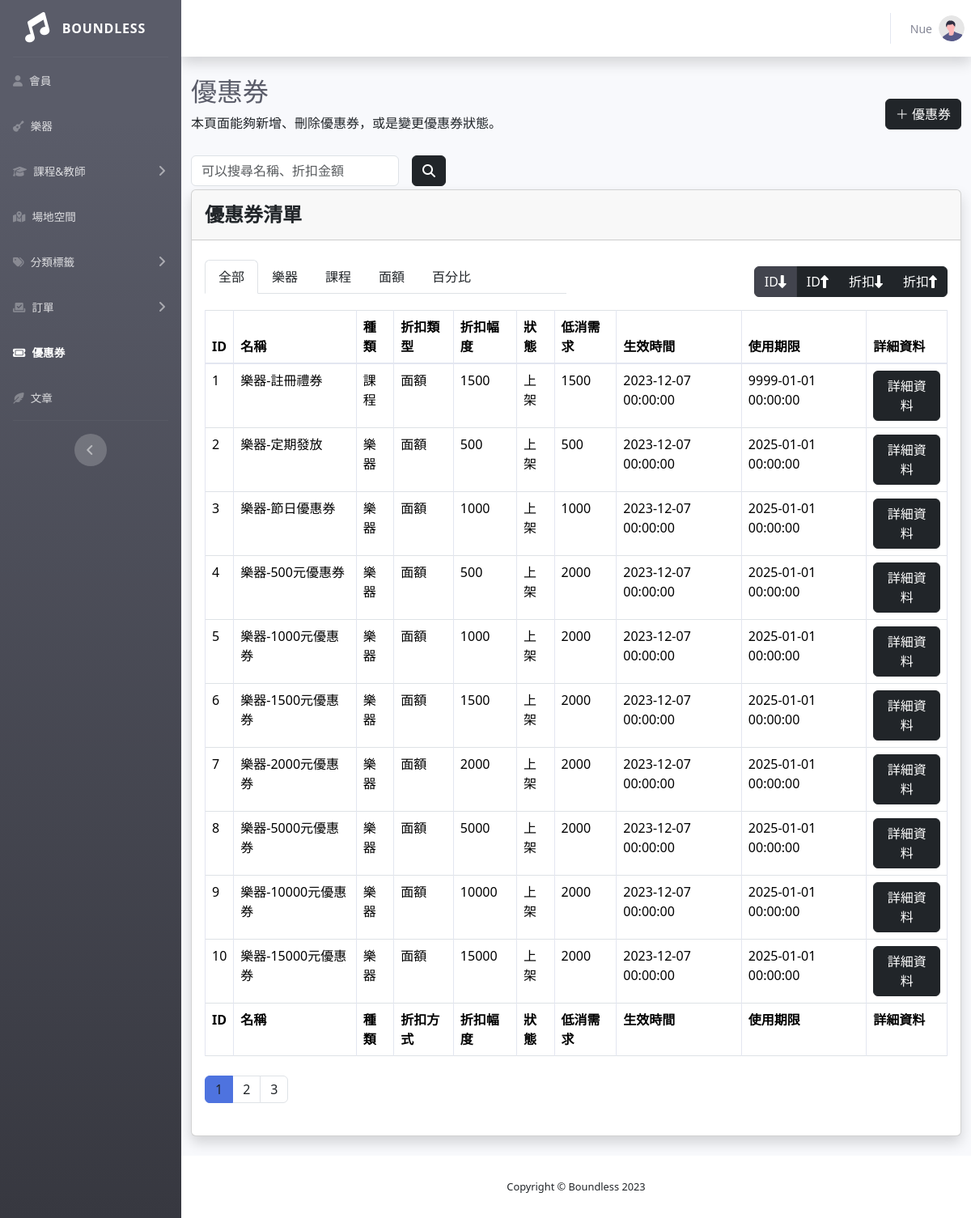
/htdocs/boundless/coupons-list.php, run on the app's committed database.
### tables this page shows
CREATE TABLE `coupon_kind` (
  `id` int(3) NOT NULL,
  `name` varchar(50) NOT NULL
);

CREATE TABLE `coupon_type` (
  `id` int(3) NOT NULL,
  `name` varchar(50) NOT NULL
);

CREATE TABLE `coupon` (
  `id` int(6) NOT NULL,
  `name` varchar(50) NOT NULL,
  `discount` double DEFAULT NULL,
  `kind` tinyint(1) DEFAULT NULL,
  `type` tinyint(1) DEFAULT NULL,
  `coupon_code` varchar(10) DEFAULT NULL,
  `status` tinyint(1) DEFAULT NULL,
  `requirement` varchar(30) DEFAULT NULL,
  `usage_counter` varchar(15) DEFAULT NULL,
  `created_time` datetime DEFAULT NULL,
  `onshelf_time` datetime DEFAULT NULL,
  `limit_time` datetime DEFAULT NULL,
  `valid` tinyint(1) NOT NULL
);

### htdocs/boundless/coupons-list.php (the view, shortened to what this page needs)
<?php
require_once("boundless_connect.php");
$sqlKind = "SELECT * FROM coupon_kind";
$resultKind = $conn->query($sqlKind);
$rowsKind = $resultKind->fetch_all(MYSQLI_ASSOC);
$kinds = [];
foreach ($rowsKind as $kind) {
    $kinds[$kind["id"]] = $kind["name"];
}
$sqlType = "SELECT * FROM coupon_type";
$resultType = $conn->query($sqlType);
$rowsType = $resultType->fetch_all(MYSQLI_ASSOC);
$types = [];
foreach ($rowsType as $type) {
    $types[$type["id"]] = $type["name"];
}
$sqlStatus = "SELECT * FROM coupon_status";
$resultStatus = $conn->query($sqlStatus);
$rowsStatus = $resultStatus->fetch_all(MYSQLI_ASSOC);
$statuses = [];
foreach ($rowsStatus as $status) {
    $statuses[$status["id"]] = $status["name"];
}
$sqlTotal = "SELECT * FROM coupon WHERE valid=1";
$resultTotal=$conn->query($sqlTotal);
$totalCoupon=$resultTotal->num_rows;
$perPage=10;
$pageCount=ceil($totalCoupon/$perPage);
if (isset($_GET["search-coupon"])) {
    $search = $_GET["search-coupon"];
    $sql = "SELECT * FROM coupon
    WHERE name LIKE '%$search%' OR discount LIKE '%$search%' OR requirement LIKE '%$search%' AND valid=1  ORDER BY id ASC";
} else {
    $page=1;
    $order=1;
    $sql = "SELECT * FROM coupon WHERE valid=1 ORDER BY id ASC LIMIT 0,$perPage";
}
$result = $conn->query($sql);
$rows = $result->fetch_all(MYSQLI_ASSOC);
?>
<!DOCTYPE html>
<html lang="en">
<head>
    <link href="vendor/fontawesome-free/css/all.min.css" rel="stylesheet" type="text/css">
    <link href="css/sb-admin-2.min.css" rel="stylesheet">
    <link href="https://cdn.jsdelivr.net/npm/bootstrap@5.3.2/dist/css/bootstrap.min.css" rel="stylesheet">
    <link rel="stylesheet" href="https://cdn.jsdelivr.net/npm/bootstrap-icons@1.11.2/font/bootstrap-icons.min.css">
    <link rel="stylesheet" href="https://cdnjs.cloudflare.com/ajax/libs/font-awesome/6.5.1/css/all.min.css" />
</head>
<body id="page-top">
<?PHP var_dump($types); ?>
    <?PHP print_r($types); ?>
    <div id="wrapper">
        <ul class="navbar-nav bg-gradient-dark sidebar sidebar-dark accordion" id="accordionSidebar">
            <a class="sidebar-brand d-flex align-items-center justify-content-center" href="index.php">
                <div class="sidebar-brand-icon rotate-n-15">
                    <i class="fa-solid fa-music"></i>
                </div>
                <div class="sidebar-brand-text mx-3">Boundless</div>
            </a>
            <hr class="sidebar-divider my-0">
            <li class="nav-item">
                <a class="nav-link" href="user-list.php">
                    <i class="fa-solid fa-user"></i>
                    <span>會員</span></a>
            </li>
            <li class="nav-item">
                <a class="nav-link" href="instrument-list.php">
                    <i class="fa-solid fa-guitar"></i>
                    <span>樂器</span>
                </a>
            </li>
            <li class="nav-item">
                <a class="nav-link collapsed" href="#" data-toggle="collapse" data-target="#collapseTwo" aria-expanded="true" aria-controls="collapseTwo">
                    <i class="fa-solid fa-graduation-cap"></i>
                    <span>課程&教師</span>
                </a>
            </li>
            <li class="nav-item">
                <a class="nav-link" href="classroom-list.php">
                    <i class="fa-solid fa-map-location-dot"></i>
                    <span>場地空間</span></a>
            </li>
            <li class="nav-item">
                <a class="nav-link collapsed" href="#" data-toggle="collapse" data-target="#collapsePages" aria-expanded="true" aria-controls="collapsePages">
                    <i class="fa-solid fa-tags"></i>
                    <span>分類標籤</span>
                </a>
            </li>
            <li class="nav-item">
                <a class="nav-link collapsed" href="#" data-toggle="collapse" data-target="#orderCollapsePages" aria-expanded="true" aria-controls="collapsePages">
                    <i class="fa-solid fa-check-to-slot"></i>
                    <span>訂單</span>
                </a>
            </li>
            <li class="nav-item active">
                <a class="nav-link" href="coupons-list.php">
                    <i class="fa-solid fa-ticket"></i>
                    <span>優惠券</span></a>
            </li>
            <li class="nav-item">
                <a class="nav-link" href="article-list.php">
                    <i class="fa-solid fa-feather-pointed"></i>
                    <span>文章</span></a>
            </li>
            <hr class="sidebar-divider d-none d-md-block">
            <div class="text-center d-none d-md-inline">
                <button class="rounded-circle border-0" id="sidebarToggle"></button>
            </div>
        </ul>
        <div id="content-wrapper" class="d-flex flex-column">
            <div id="content">
                <nav class="navbar navbar-expand navbar-light bg-white topbar mb-4 static-top shadow">
                    <ul class="navbar-nav ml-auto">
                        <li class="nav-item dropdown no-arrow">
                            <a class="nav-link dropdown-toggle" href="#" id="userDropdown" role="button" data-toggle="dropdown" aria-haspopup="true" aria-expanded="false">
                                <span class="mr-2 d-none d-lg-inline text-gray-600 small">Nue</span>
                                <img class="img-profile rounded-circle" src="img/undraw_profile.svg">
                            </a>
                        </li>
                    </ul>
                </nav>
                <div class="container-fluid">
                    <div class="container-top_Nue  d-flex justify-content-between align-items-center">
                        <div>
                            <h1 class="h2 mb-2 text-gray-800">優惠券</h1>
                            <p class="mb-4">本頁面能夠新增、刪除優惠券，或是變更優惠券狀態。</p>
                        </div>
                        <div class="justify-content-end">
                            <a class="btn btn-dark " title="新增優惠券" href="coupon-addCP.php">
                                <i class="bi bi-plus-lg"></i>
                                優惠券
                            </a>
                        </div>
                    </div>
                    <div class="py-1">
                        <form action="">
                            <div class="row g-3 align-items-center">
                                <div class="col-auto">
                                    <input type="text" class="form-control text-start " name="search-coupon" value="<?PHP $searchCoupon = isset($_GET["search-coupon"]) ? $search : "";
                                                                                                                    echo $searchCoupon; ?>" placeholder="可以搜尋名稱、折扣金額" required>
                                </div>
                                <div class="col-auto">
                                    <button class="btn btn-dark text-white" type="submit">
                                        <i class="fa-solid fa-magnifying-glass"></i>
                                    </button>
                                </div>
                            </div>
                        </form>
                    </div>
                    <div class="card shadow mb-4">
                        <div class="card-header py-3">
                            <h4 class="m-0 font-weight-bold text-dark">優惠券清單</h4>
                        </div>
                        <div class="card-body">
                            <div class="">
                                <table class="table table-bordered" id="dataTable" width="100%" cellspacing="0">
                                <div class="row">
                                        <div class="py-2 col-6">
                                            <ul class="nav nav-tabs" >
                                                <li class="nav-item">
                                                    <a class="text-dark nav-link <?PHP if (!isset($_GET["kind"]) && !isset($_GET["type"])) echo "active"; ?>" aria-current="page" href="coupons-list.php">
                                                        全部
                                                    </a>
                                                </li>
                                                <?PHP foreach ($rowsKind as $kind) : ?>
                                                    <li class="nav-item">
                                                        <a class="text-dark nav-link <?PHP if (isset($_GET["kind"]) && $_GET["kind"] == $kind["id"]) echo "active"; ?>" href="coupons-list.php?kind=<?= $kind["id"] ?>">
                                                            <?= $kind["name"] ?>
                                                        </a>
                                                    </li>
                                                <?PHP endforeach; ?>
                                                <?PHP foreach ($rowsType as $type) : ?>
                                                    <li class="nav-item">
                                                        <a class="text-dark nav-link <?PHP if (isset($_GET["type"]) && $_GET["type"] == $type["id"]) echo "active"; ?>" href="coupons-list.php?type=<?= $type["id"] ?>">
                                                            <?= $type["name"] ?>
                                                        </a>
                                                    </li>
                                                <?PHP endforeach; ?>
                                            </ul>
                                        </div>
                                        <?PHP if (!isset($_GET["search-coupon"]) && !isset($_GET["kind"]) && !isset($_GET["type"]) ) : ?>
                                            <div class="py-3 col-6 d-flex justify-content-end">
                                                <div class="btn-group ">
                                                    <a href="coupons-list.php?page=<?= $page ?>&order=1" class="btn btn-dark <?PHP if ($order == 1) echo "active" ?>">
                                                        ID<i class="fa-solid fa-down-long"></i>
                                                    </a>
                                                    <a href="coupons-list.php?page=<?= $page ?>&order=2" class="btn btn-dark <?PHP if ($order == 2) echo "active" ?>">
                                                        ID<i class="fa-solid fa-up-long"></i>
                                                    </a>
                                                    <a href="coupons-list.php?page=<?= $page ?>&order=3" class="btn btn-dark <?PHP if ($order == 3) echo "active" ?>">
                                                    折扣<i class="fa-solid fa-down-long"></i>
                                                    </a>
                                                    <a href="coupons-list.php?page=<?= $page ?>&order=4" class="btn btn-dark <?PHP if ($order == 4) echo "active" ?>">
                                                        折扣<i class="fa-solid fa-up-long"></i>
                                                    </a>
                                                </div>
                                            </div>
                                        <?PHP endif; ?>
                                    </div>
                                    <thead>
                                        <tr>
                                            <th>ID</th>
                                            <th>名稱</th>
                                            <th>種類</th>
                                            <th>折扣類型</th>
                                            <th>折扣幅度</th>
                                            <th>狀態</th>
                                            <th>低消需求</th>
                                            <th>生效時間</th>
                                            <th>使用期限</th>
                                            <th>詳細資料</th>
                                        </tr>
                                    </thead>
                                    <tfoot>
                                        <tr>
                                            <th>ID</th>
                                            <th>名稱</th>
                                            <th>種類</th>
                                            <th>折扣方式</th>
                                            <th>折扣幅度</th>
                                            <th>狀態</th>
                                            <th>低消需求</th>
                                            <th>生效時間</th>
                                            <th>使用期限</th>
                                            <th>詳細資料</th>
                                        </tr>
                                    </tfoot>
                                    <tbody>
                                        <?PHP foreach ($rows as $row) : ?>
                                            <tr>
                                                <td><?= $row["id"] ?></td>
                                                <td><?= $row["name"] ?></td>
                                                <td><?= $kinds[$row["kind"]] ?></td>
                                                <td><?= $types[$row["type"]] ?></td>
                                                <td><?= $row["discount"] ?></td>
                                                <td><?= $statuses[$row["status"]] ?></td>
                                                <td><?= $row["requirement"] ?></td>
                                                <td><?= $row["onshelf_time"] ?></td>
                                                <td><?= $row["limit_time"] ?></td>
                                                <td class="">
                                                    <a class=" btn btn-dark " title="編輯優惠券" href="coupon.php?id=<?= $row["id"] ?>">
                                                        詳細資料
                                                    </a>
                                                </td>
                                            </tr>
                                        <?PHP endforeach; ?>
                                    </tbody>
                                </table>
                                <?PHP if (!isset($_GET["search-coupon"]) && !isset($_GET["kind"]) && !isset($_GET["type"])) : ?>
                                    <div class="py-2">
                                        <nav aria-label="Page navigation example ">
                                            <ul class="pagination ">
                                                <?PHP for ($i = 1; $i <= $pageCount; $i++) : ?>
                                                    <li class="page-item <?php if ($page == $i) echo  "active"; ?>">
                                                        <a class="text-dark page-link" href="coupons-list.php?page=<?= $i ?>&order=<?= $order ?>">
                                                            <?= $i ?>
                                                        </a>
                                                    </li>
                                                <?PHP endfor; ?>
                                            </ul>
                                        </nav>
                                    </div>
                                <?PHP endif; ?>
                            </div>
                        </div>
                    </div>
                </div>
            </div>
            <footer class="sticky-footer bg-white">
                <div class="container my-auto">
                    <div class="copyright text-center my-auto">
                        <span>Copyright &copy; Boundless 2023</span>
                    </div>
                </div>
            </footer>
        </div>
    </div>
</body>
</html>

### data on the page
coupon_kind: name "樂器"
coupon_kind: name "課程"
coupon_type: name "面額"
coupon_type: name "百分比"
coupon: id "1", name "樂器-註冊禮券", kind "課程", type "面額", discount "1500", status "上架", requirement "1500", onshelf_time "2023-12-07 00:00:00", limit_time "9999-01-01 00:00:00"
coupon: id "2", name "樂器-定期發放", kind "樂器", type "面額", discount "500", status "上架", requirement "500", onshelf_time "2023-12-07 00:00:00", limit_time "2025-01-01 00:00:00"
coupon: id "3", name "樂器-節日優惠券", kind "樂器", type "面額", discount "1000", status "上架", requirement "1000", onshelf_time "2023-12-07 00:00:00", limit_time "2025-01-01 00:00:00"
coupon: id "4", name "樂器-500元優惠券", kind "樂器", type "面額", discount "500", status "上架", requirement "2000", onshelf_time "2023-12-07 00:00:00", limit_time "2025-01-01 00:00:00"
coupon: id "5", name "樂器-1000元優惠券", kind "樂器", type "面額", discount "1000", status "上架", requirement "2000", onshelf_time "2023-12-07 00:00:00", limit_time "2025-01-01 00:00:00"
coupon: id "6", name "樂器-1500元優惠券", kind "樂器", type "面額", discount "1500", status "上架", requirement "2000", onshelf_time "2023-12-07 00:00:00", limit_time "2025-01-01 00:00:00"
coupon: id "7", name "樂器-2000元優惠券", kind "樂器", type "面額", discount "2000", status "上架", requirement "2000", onshelf_time "2023-12-07 00:00:00", limit_time "2025-01-01 00:00:00"
coupon: id "8", name "樂器-5000元優惠券", kind "樂器", type "面額", discount "5000", status "上架", requirement "2000", onshelf_time "2023-12-07 00:00:00", limit_time "2025-01-01 00:00:00"
coupon: id "9", name "樂器-10000元優惠券", kind "樂器", type "面額", discount "10000", status "上架", requirement "2000", onshelf_time "2023-12-07 00:00:00", limit_time "2025-01-01 00:00:00"
coupon: id "10", name "樂器-15000元優惠券", kind "樂器", type "面額", discount "15000", status "上架", requirement "2000", onshelf_time "2023-12-07 00:00:00", limit_time "2025-01-01 00:00:00"
